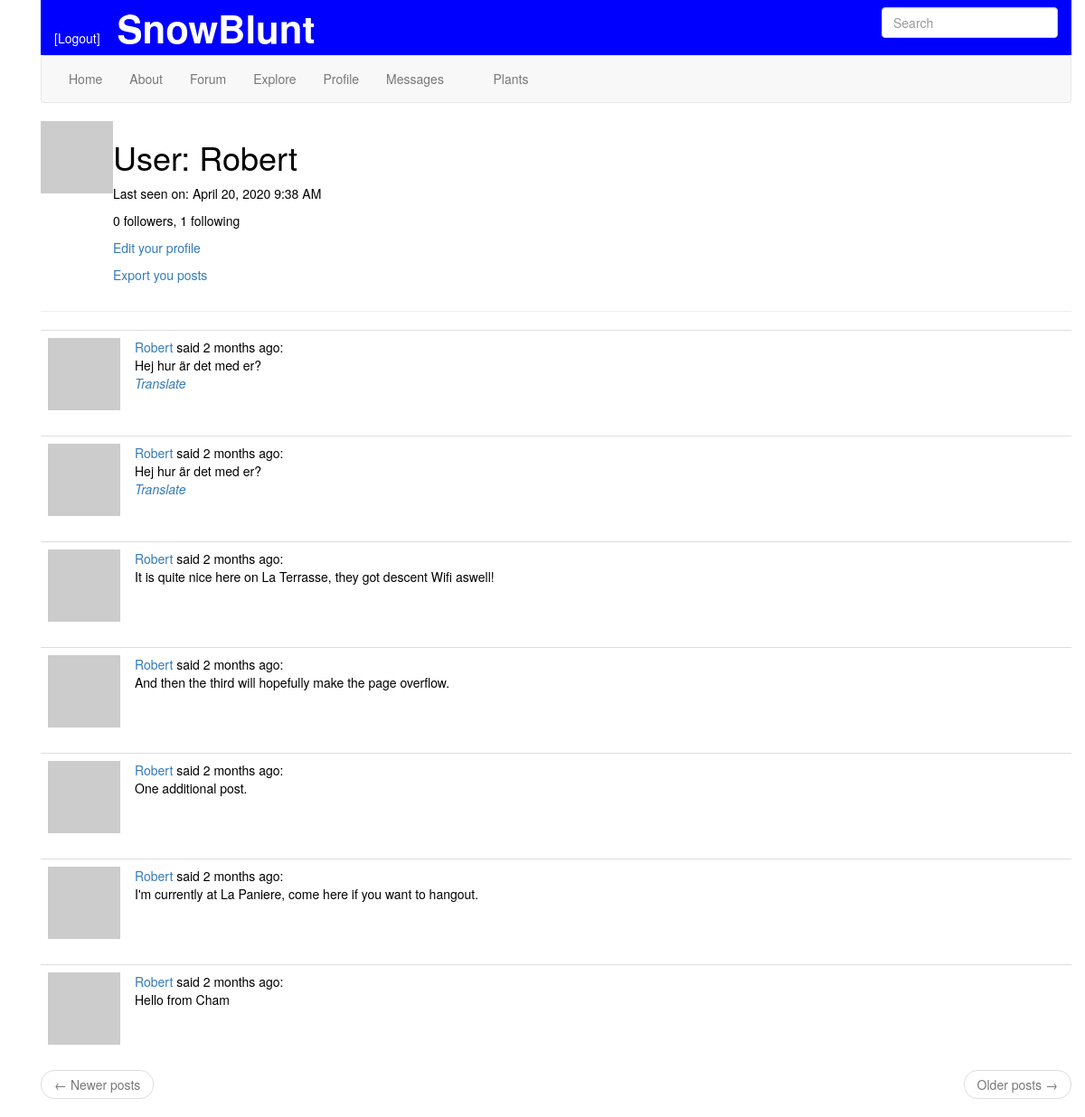
Page /user/Robert (signed in) on the earlier database version.
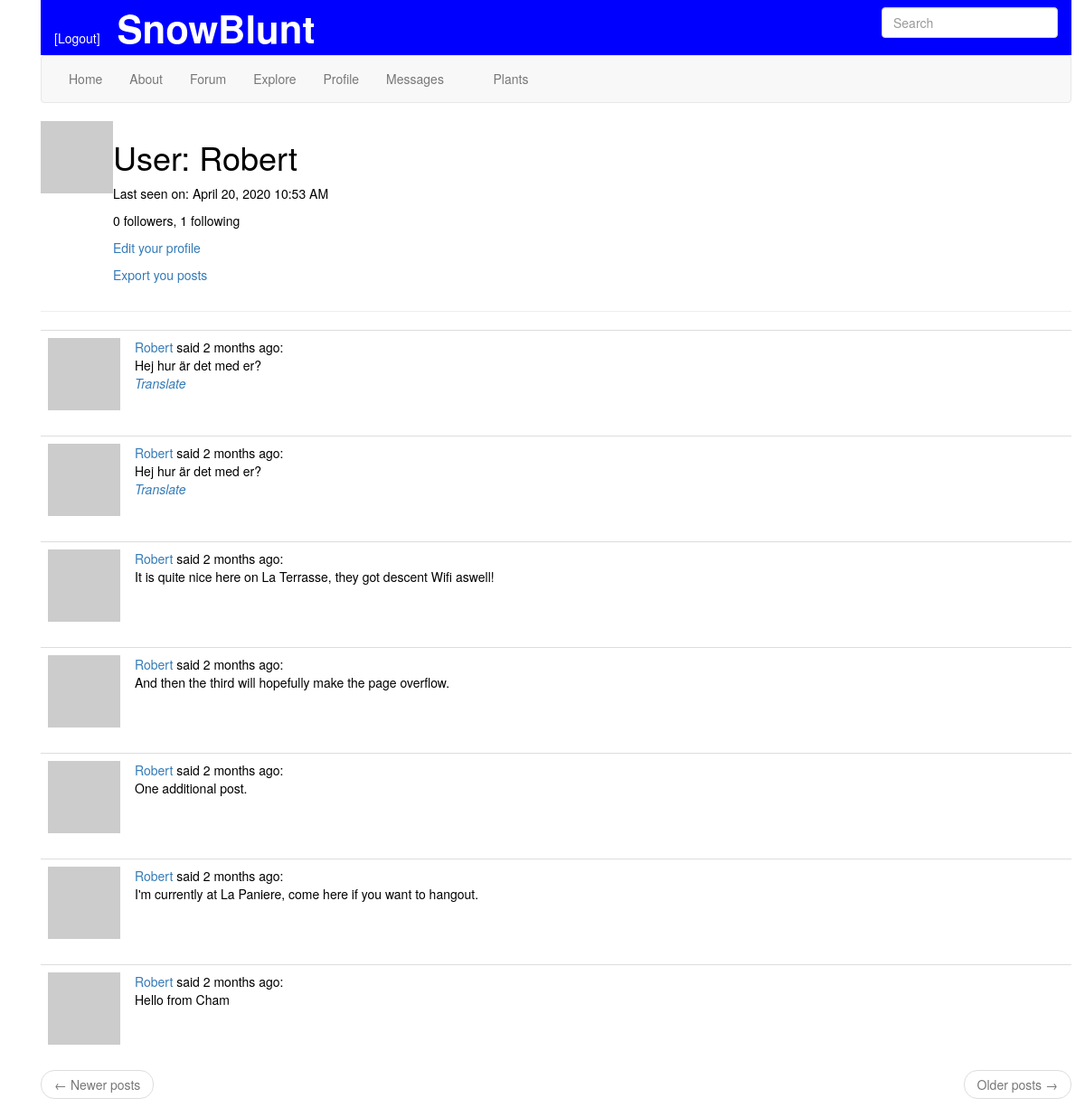
Same page on the later database version.
### app/models.py (models this page shows, shortened)
class User(UserMixin, db.Model):
    id = db.Column(db.Integer, primary_key=True)
    username = db.Column(db.String(64), index=True, unique=True)
    email = db.Column(db.String(120), index=True, unique=True)
    password_hash = db.Column(db.String(128))
    posts = db.relationship('Post', backref='author', lazy='dynamic')
    about_me = db.Column(db.String(140))
    last_seen = db.Column(db.DateTime, default=datetime.utcnow)
    followed = db.relationship(
        'User', secondary=followers,
        primaryjoin=(followers.c.follower_id == id),
        secondaryjoin=(followers.c.followed_id == id),
        backref=db.backref('followers', lazy='dynamic'), lazy='dynamic')
    notifications = db.relationship('Notification', backref='user',
                                    lazy='dynamic')
    tasks = db.relationship('Task', backref='user', lazy='dynamic')
    messages_sent = db.relationship('Message',
                                    foreign_keys='Message.sender_id',
                                    backref='author', lazy='dynamic')
    messages_received = db.relationship('Message',
                                        foreign_keys='Message.recipient_id',
                                        backref='recipient', lazy='dynamic')
    last_message_read_time = db.Column(db.DateTime)
    def avatar(self, size):
        digest = md5(self.email.lower().encode('utf-8')).hexdigest()
        return 'https://www.gravatar.com/avatar/{}?d=identicon&s={}'.format(digest, size)
    def followed_posts(self):
        followed = Post.query.join(
            followers, (followers.c.followed_id == Post.user_id)).filter(
                followers.c.follower_id == self.id)
        own = Post.query.filter_by(user_id=self.id)
        return followed.union(own).order_by(Post.timestamp.desc())
    def new_message(self):
        last_read_time = self.last_message_read_time or datetime(1900, 1, 1)
        return Message.query.filter_by(recipient=self).filter(
            Message.timestamp > last_read_time).count()
    def get_tasks_in_progress(self):
        return Task.query.filter_by(user=self, complete=False).all()
    def get_task_in_progress(self, name):
        return Task.query.filter_by(name=name, user=self,
                                    complete=False).first()

class SearchableMixin(object):
    @classmethod
    def before_commit(cls, session):
        session._changes = {
            'add': list(session.new),
            'update': list(session.dirty),
            'delete': list(session.deleted)
        }
    @classmethod
    def after_commit(cls, session):
        for obj in session._changes['add']:
            if isinstance(obj, SearchableMixin):
                add_to_index(obj.__tablename__, obj)
        for obj in session._changes['update']:
            if isinstance(obj, SearchableMixin):
                add_to_index(obj.__tablename__, obj)
        for obj in session._changes['delete']:
            if isinstance(obj, SearchableMixin):
                remove_from_index(obj.__tablename__, obj)
        session._changes = None

class Post(SearchableMixin, db.Model):
    __searchable__ = ['body']
    id = db.Column(db.Integer, primary_key=True)
    body = db.Column(db.String(140))
    timestamp = db.Column(db.DateTime, index=True, default=datetime.utcnow)
    user_id = db.Column(db.Integer, db.ForeignKey('user.id'))
    language = db.Column(db.String(5))

### app/main/routes.py (the view)
@bp.route('/user/<username>')
@login_required
def user(username):
    user = User.query.filter_by(username=username).first_or_404()
    page = request.args.get('page', 1, type=int)
    posts = current_user.followed_posts().paginate(page,
                                               current_app.config['POSTS_PER_PAGE'],
                                               False)
    next_url = url_for('main.user', username=user.username, page=posts.next_num) \
        if posts.has_next else None
    prev_url = url_for('main.user', username=user.username, page=posts.prev_num) \
        if posts.has_prev else None
    return render_template('user.html', user=user, posts=posts.items,
                           next_url=next_url, prev_url=prev_url)

### app/main/forms.py
class SearchForm(FlaskForm):
    q = StringField(_l('Search'), validators=[DataRequired()])
    def __init__(self, *args, **kwargs):
        if 'formdata' not in kwargs:
            kwargs['formdata'] = request.args
        if 'csrf_enabled' not in kwargs:
            kwargs['csrf_enabled'] = False
        super(SearchForm, self).__init__(*args, **kwargs)

### app/main/routes.py (called while the page is built)
@bp.before_request
def before_request():
    if current_user.is_authenticated:
        current_user.last_seen = datetime.utcnow()
        db.session.commit()
        g.search_form = SearchForm()
    g.locale = str(get_locale())

### app/models.py (called while the page is built)
@login.user_loader
def load_user(id):
    return User.query.get(int(id))

### app/templates/user.html (shortened to what this page needs)
{% extends "template.html" %}
{% block app_content %}
    <table>
        <tr valign="top">
            <td><img src="{{ user.avatar(128) }}"></td>
            <td>
                <h1>User: {{ user.username }}</h1>
                {% if user.last_seen %}
                  <p>Last seen on: {{ moment(user.last_seen).format('LLL') }}</p>
                {% endif %}
                <p>{{ user.followers.count() }} followers, {{ user.followed.count() }} following </p>
                {% if user == current_user %}
                  <p>
                    <a href="{{ url_for('main.edit_profile') }}">Edit your profile</a>
                  </p>
                  {% if not current_user.get_task_in_progress('export_posts') %}
                    <p>
                      <a href="{{ url_for('main.export_posts') }}">
                        {{ _('Export you posts') }}
                      </a>
                    </p>
                  {% endif %}
                {% elif not current_user.is_following(user) %}
                  <p>
                    <a href="{{ url_for('main.follow', username=user.username) }}">Follow</a>
                  </p>
                {% else %}
                  <p>
                    <a href="{{ url_for('main.unfollow', username=user.username) }}">Unfollow</a>
                  </p>
                {% endif %}
            </td>
    </table>
    <hr>
    {% for post in posts %}
        {% include '_post.html' %}
    {% endfor %}
    <nav aria-label="...">
      <ul class="pager">
        <li class="previous{% if not prev_url %} disabled{% endif %}">
          <a href="{{ prev_url or '#'}}">
            <span aria-hidden="true">&larr;</span> Newer posts
          </a>
        </li>
        <li class="next{% if not next_url %} disabled{% endif %}">
          <a href="{{ next_url or '#'}}">
            Older posts <span aria-hidden="true">&rarr;</span>
          </a>
        </li>
      </ul>
    </nav>
{% endblock %}

### app/templates/template.html (shortened to what this page needs)
{% extends 'bootstrap/base.html' %}
{% block styles %}
{{ super() }}
  <link rel="stylesheet"
        href="{{ url_for('static', filename='css/template.css') }}">
{% endblock %}
{% block navbar %}
  <div class="container">
      <div class="banner" style="color: white;">
          {% if current_user.is_anonymous %}
          <a class="login" href="{{ url_for('auth.login') }}">[Login]</a>
          {% else %}
          <a class="login" href="{{ url_for('auth.logout') }}">[Logout]</a>
          {% endif %}
          <a class="logo"><b>SnowBlunt</b></a>
          {% if g.search_form %}
            <form class="navbar-form navbar-right" method="get"
                action="{{ url_for('main.search') }}">
              <div class="form-group">
                {{ g.search_form.q(size=20, class='form-control',
                    placeholder=g.search_form.q.label.text) }}
              </div>
            </form>
          {% endif %}
      </div>
      <nav class="navbar navbar-default">
      <div class="collapse navbar-collapse" id="bs-example-navbar-collapse-1">
              <ul class="nav navbar-nav">
                  <li><a href="{{ url_for('main.home') }}">Home</a></li>
                  <li><a href="{{ url_for('main.about') }}">About</a></li>
                  <li><a href="{{ url_for('main.forum') }}">Forum</a></li>
                  <li><a href="{{ url_for('main.explore') }}">Explore</a></li>
                  {% if current_user.is_authenticated %}
                  <li><a href="{{ url_for('main.user', username=current_user.username) }}">Profile</a></li>
                  <li>
                    <a href="{{ url_for('main.messages') }}">
                      Messages
                      {% set new_messages = current_user.new_message() %}
                    </a>
                  </li>
                  <li><a href="{{ url_for('main.plants') }}">Plants</a></li>
                  {% endif %}
              </ul>
          </div>
        </nav>
  </div>
{% endblock %}
{% block content %}
  <div class="container">
  {% block app_content %}
  {% endblock %}
  </div>
{% endblock %}

### app/templates/_post.html
<table class="table table-hover">
    <tr valign="top">
        <td width="70px">
          <a href="{{ url_for('main.user', username=post.author.username)}}">
          <img src="{{ post.author.avatar(36) }}">
        </td>
        <td>
            <span class="user_popup">
              <a href="{{ url_for('main.user', username=post.author.username)}}">
                {{ post.author.username }}
              </a>
            </span>
          said {{ moment(post.timestamp).fromNow() }}: <br>
          <span id="post{{ post.id }}">{{ post.body }}</span> <br>
          {% if post.language and post.langage != g.locale %}
          <span style='font-style: italic' id="translation{{ post.id }}">
            <a href="javascript:translate(
                      '#post{{ post.id }}',
                      '#translation{{ post.id }}',
                      '{{ post.language }}',
                      '{{ g.locale }}');">{{ _('Translate') }}</a>
          </span>
          {% endif %}
        </td>
    </tr>
</table>

### app/static/css/template.css (style rules this page uses)
body { color: black; padding-left: 30px }
.banner { background: blue; padding-left: 15px; padding-right: 15px; }
.logo { background: blue; font-size: 3em; color: white; padding-left: 15px; }
.login { color: white; }

Differences in the rows shown:
changed User "Robert": last_seen "April 20, 2020 9:38 AM" → "April 20, 2020 10:53 AM"
